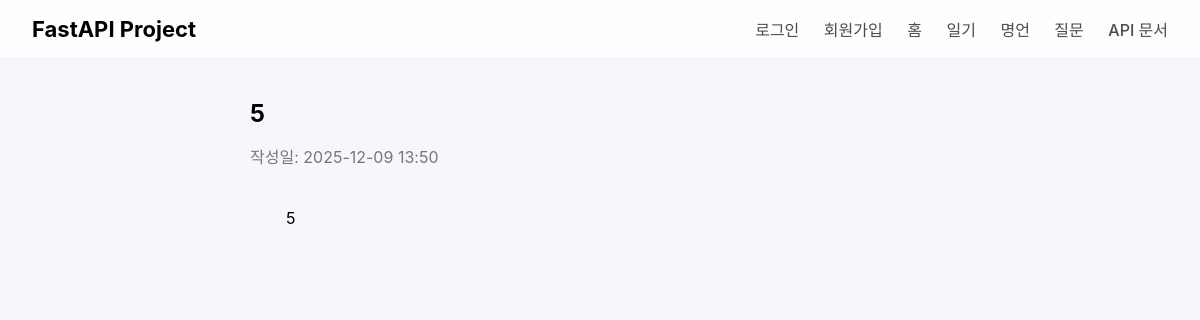
Before: /diary/5 with the older database file.
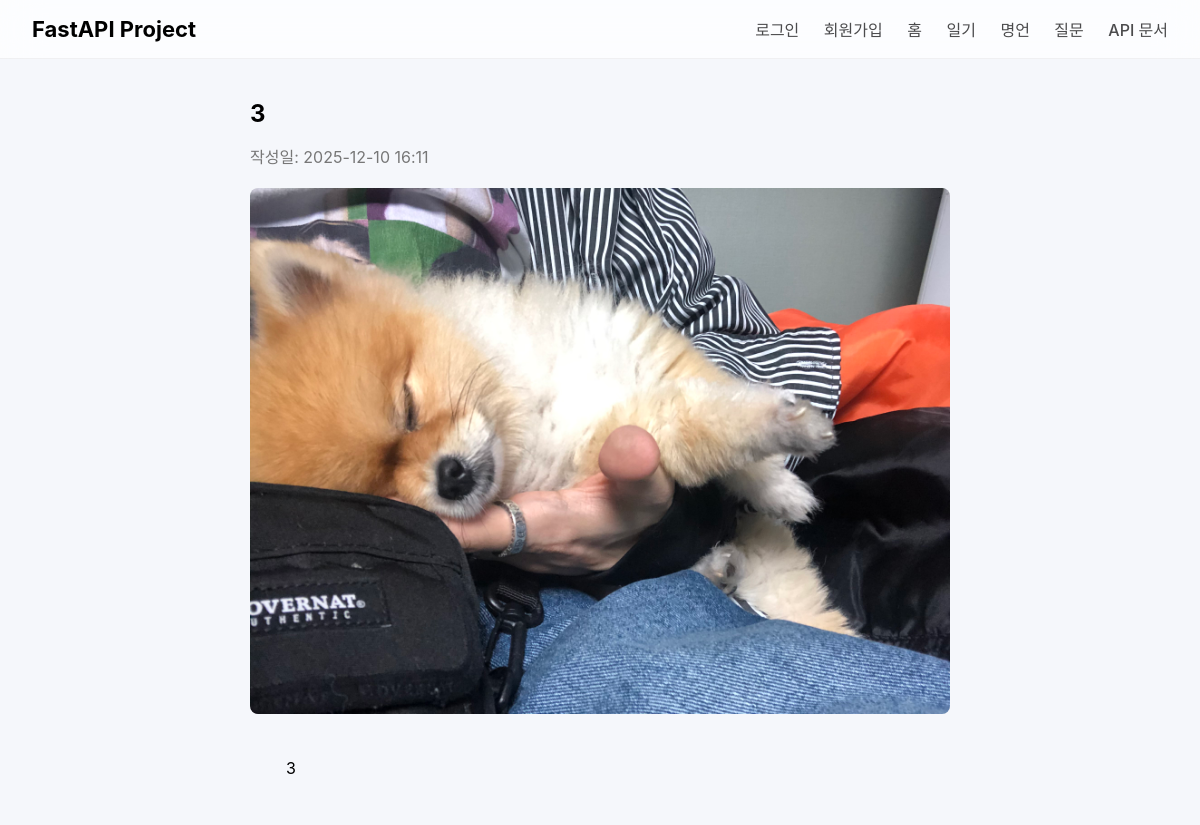
After: the same page with the newer database file.
### app/models/diary.py (models this page shows)
class Diary(Base):
    __tablename__ = "diaries"
    id = Column(Integer, primary_key=True, index=True)
    user_id = Column(Integer, ForeignKey("users.id"))
    title = Column(String(255))
    content = Column(Text)
    image_path = Column(String(255), nullable=True)
    created_at = Column(DateTime, default=datetime.utcnow)
    updated_at = Column(DateTime, default=datetime.utcnow)
    user = relationship("User", back_populates="diaries")
    comments = relationship("Comment", back_populates="diary")

### app/routers/front.py (the view)
@router.get("/diary/{diary_id}", response_class=HTMLResponse)
async def diary_detail(request: Request, diary_id: int, db: Session = Depends(get_db)):
    user = get_logged_in_user(request, db)
    diary = db.query(Diary).filter(Diary.id == diary_id).first()
    comments = (
        db.query(Comment)
        .filter(Comment.diary_id == diary_id)
        .order_by(Comment.created_at.asc())
        .all()
    )
    return templates.TemplateResponse(
        "diary_detail.html",
        {"request": request, "user": user, "diary": diary, "comments": comments},
    )

### app/templates/diary_detail.html (shortened to what this page needs)
{% extends "layout.html" %}
{% block content %}
<div class="container" style="max-width: 700px; margin: 0 auto; padding: 20px;">
    <h2 style="margin-bottom: 10px;">{{ diary.title }}</h2>
    <p style="color: #777; margin-bottom: 20px;">
        작성일:
        {{ diary.created_at | to_kst | datetime_format("%Y-%m-%d %H:%M") }}
    </p>
    {% if diary.image_path %}
        <div style="margin-bottom: 20px;">
            <img src="{{ diary.image_path }}" alt="Diary Image"
                 style="max-width:100%; border-radius:8px;">
        </div>
    {% endif %}
    <div style="white-space: pre-wrap; font-size:16px; margin-bottom:30px;">
        {{ diary.content }}
    </div>
</div>
{% endblock %}

### app/templates/layout.html (shortened to what this page needs)
<!DOCTYPE html>
<html lang="ko">
<head>
    <link href="https://fonts.cdnfonts.com/css/sf-pro-display" rel="stylesheet">
    <link rel="stylesheet" href="/static/style.css">
</head>
<body>
<nav class="nav-glass">
    <div class="brand">FastAPI Project</div>
    <div class="nav-links">
        {% if user %}
            <span class="user-tag">{{ user.nickname }}님</span>
            <a href="/auth/logout" class="nav-link">로그아웃</a>
        {% else %}
            <a href="/auth/login" class="nav-link">로그인</a>
            <a href="/auth/signup" class="nav-link">회원가입</a>
        {% endif %}
        <a href="/" class="nav-link">홈</a>
        <a href="/diary/list" class="nav-link">일기</a>
        <a href="/quotes/random/page" class="nav-link">명언</a>
        <a href="/questions" class="nav-link">질문</a>
        <a href="/docs" class="nav-link">API 문서</a>
    </div>
</nav>
<div class="page-wrapper fade-in">
    {% block content %}{% endblock %}
</div>
</body>
</html>

### app/static/style.css (style rules this page uses)
body { font-family: 'SF Pro Display', -apple-system, BlinkMacSystemFont, sans-serif; background: #f5f7fb; margin: 0; }
.fade-in { animation: fade 0.7s ease-out; }
.nav-glass { backdrop-filter: blur(20px) saturate(180%); background: rgba(255,255,255,0.75); border-bottom: 1px solid rgba(0,0,0,0.05); padding: 16px 32px; display: flex; justify-content: space-between; align-items: center; position: sticky; top: 0; z-index: 100; }
.brand { font-size: 22px; font-weight: 700; }
.nav-links .nav-link { margin-left: 20px; text-decoration: none; color: #2c2c2e; font-weight: 500; opacity: 0.85; }

Changed rows visible on the page:
changed Diary: title "5" → "3"; created_at|to_kst "2025-12-09 13:50" → "2025-12-10 16:11"; image_path: picture added; content "5" → "3"
